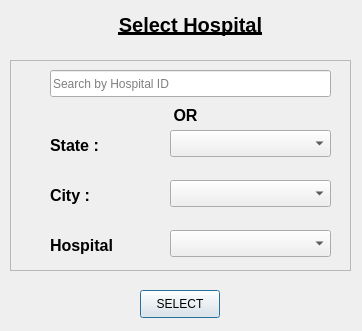
<?xml version="1.0" encoding="UTF-8"?>
<ui version="4.0">
 <class>selectHospital</class>
 <widget class="QDialog" name="selectHospital">
  <property name="geometry">
   <rect>
    <x>0</x>
    <y>0</y>
    <width>362</width>
    <height>331</height>
   </rect>
  </property>
  <property name="windowTitle">
   <string> </string>
  </property>
  <widget class="QLabel" name="title">
   <property name="geometry">
    <rect>
     <x>30</x>
     <y>0</y>
     <width>321</width>
     <height>51</height>
    </rect>
   </property>
   <property name="text">
    <string>&lt;html&gt;&lt;head/&gt;&lt;body&gt;&lt;p align=&quot;center&quot;&gt;&lt;span style=&quot; font-size:15pt; font-weight:600; text-decoration: underline;&quot;&gt;Select Hospital&lt;/span&gt;&lt;/p&gt;&lt;/body&gt;&lt;/html&gt;</string>
   </property>
  </widget>
  <widget class="QFrame" name="frame">
   <property name="geometry">
    <rect>
     <x>10</x>
     <y>60</y>
     <width>341</width>
     <height>211</height>
    </rect>
   </property>
   <property name="frameShape">
    <enum>QFrame::StyledPanel</enum>
   </property>
   <property name="frameShadow">
    <enum>QFrame::Raised</enum>
   </property>
   <widget class="QComboBox" name="cityComboBox">
    <property name="geometry">
     <rect>
      <x>160</x>
      <y>120</y>
      <width>161</width>
      <height>27</height>
     </rect>
    </property>
   </widget>
   <widget class="QComboBox" name="dispensaryComboBox">
    <property name="geometry">
     <rect>
      <x>160</x>
      <y>170</y>
      <width>161</width>
      <height>27</height>
     </rect>
    </property>
   </widget>
   <widget class="QComboBox" name="stateComboBox">
    <property name="geometry">
     <rect>
      <x>160</x>
      <y>70</y>
      <width>161</width>
      <height>27</height>
     </rect>
    </property>
   </widget>
   <widget class="QLabel" name="cityLabel">
    <property name="geometry">
     <rect>
      <x>40</x>
      <y>120</y>
      <width>111</width>
      <height>31</height>
     </rect>
    </property>
    <property name="text">
     <string>&lt;html&gt;&lt;head/&gt;&lt;body&gt;&lt;p&gt;&lt;span style=&quot; font-size:12pt; font-weight:600;&quot;&gt;City : &lt;/span&gt;&lt;/p&gt;&lt;/body&gt;&lt;/html&gt;</string>
    </property>
   </widget>
   <widget class="QLabel" name="dispensaryLabel">
    <property name="geometry">
     <rect>
      <x>40</x>
      <y>170</y>
      <width>111</width>
      <height>31</height>
     </rect>
    </property>
    <property name="text">
     <string>&lt;html&gt;&lt;head/&gt;&lt;body&gt;&lt;p&gt;&lt;span style=&quot; font-size:12pt; font-weight:600;&quot;&gt;Hospital&lt;/span&gt;&lt;/p&gt;&lt;/body&gt;&lt;/html&gt;</string>
    </property>
   </widget>
   <widget class="QLabel" name="stateLabel">
    <property name="geometry">
     <rect>
      <x>40</x>
      <y>70</y>
      <width>111</width>
      <height>31</height>
     </rect>
    </property>
    <property name="text">
     <string>&lt;html&gt;&lt;head/&gt;&lt;body&gt;&lt;p&gt;&lt;span style=&quot; font-size:12pt; font-weight:600;&quot;&gt;State : &lt;/span&gt;&lt;/p&gt;&lt;/body&gt;&lt;/html&gt;</string>
    </property>
   </widget>
   <widget class="QLineEdit" name="searchByID">
    <property name="geometry">
     <rect>
      <x>40</x>
      <y>10</y>
      <width>281</width>
      <height>27</height>
     </rect>
    </property>
    <property name="placeholderText">
     <string>Search by Hospital ID</string>
    </property>
   </widget>
   <widget class="QLabel" name="ORLabel">
    <property name="geometry">
     <rect>
      <x>120</x>
      <y>40</y>
      <width>111</width>
      <height>31</height>
     </rect>
    </property>
    <property name="text">
     <string>&lt;html&gt;&lt;head/&gt;&lt;body&gt;&lt;p&gt;&lt;span style=&quot; font-size:12pt; font-weight:600;&quot;&gt;OR&lt;/span&gt;&lt;/p&gt;&lt;/body&gt;&lt;/html&gt;</string>
    </property>
    <property name="alignment">
     <set>Qt::AlignCenter</set>
    </property>
   </widget>
  </widget>
  <widget class="QPushButton" name="removeButton">
   <property name="geometry">
    <rect>
     <x>140</x>
     <y>290</y>
     <width>80</width>
     <height>28</height>
    </rect>
   </property>
   <property name="text">
    <string>SELECT</string>
   </property>
  </widget>
 </widget>
 <resources/>
 <connections/>
</ui>
